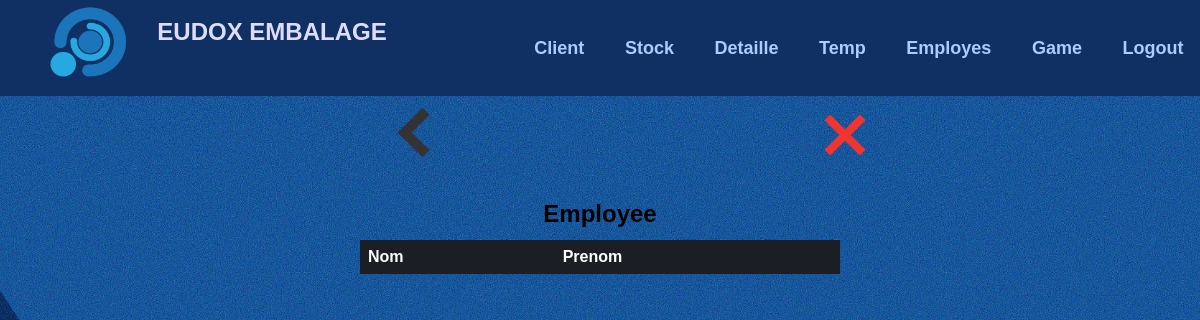
The app's page /work/view, older data.
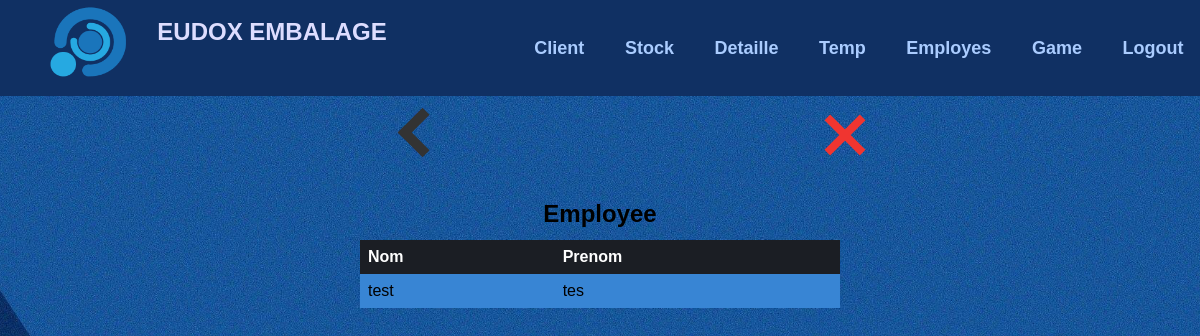
The same page, newer data.
### tables this page shows
CREATE TABLE worker (
        id INTEGER PRIMARY KEY AUTOINCREMENT,
        first_name TEXT NOT NULL,
        last_name TEXT NOT NULL
    );

### app.py (the view)
@app.route('/work/view')
def view_worker():
    conn = sqlite3.connect('form_data.db')
    cursor = conn.cursor()
    cursor.execute('SELECT * FROM worker')
    data_f = cursor.fetchall()
    workers = []
    for data in data_f:
        worker = {
            'id': data[0],
            'first_name': data[1],
            'last_name': data[2]
        }
        workers.append(worker)
    conn.close()
    return render_template('w_view.html', workers=workers)

### templates/w_view.html (shortened to what this page needs)
{% extends 'main.html' %}
{% block top %}
<a href="/work" id="back"><div class="thick-arrow-left"></div></a>
<a href="/main" id="aclose"><div class="close"></div></a>
{% endblock %}
{% block bot %}
  <h2>Employee</h2>
  <table>
    <thead>
      <tr>
        <th>Nom</th>
        <th>Prenom</th>
      </tr>
    </thead>
  <tbody>
      {% for worker in workers %}
      <tr onclick="window.location='/work/calc/{{ worker.id }}';" style="cursor: pointer;">
        <td>{{ worker.first_name }}</td>
        <td>{{ worker.last_name }}</td>
      </tr>
      {% endfor %}
    </tbody>
  </table>
  <br>
{% endblock %}

### templates/main.html (shortened to what this page needs)
<!DOCTYPE html>
<html>
  <head>
    <link rel="stylesheet" type="text/css" href="{{ url_for('static', filename='css/style.css') }}">
    <link rel="stylesheet" type="text/css" href="{{ url_for('static', filename='css/table.css') }}">
  </head>
  <body>
    <div class="bg">
      <div class="hd">
        <img class="logo" src="{{ url_for('static', filename='assets/lll.png') }}" onclick="goToHomePage()" style="cursor: pointer;"/>
        <h2 class="fn" onclick="goToHomePage()" style="cursor: pointer;">EUDOX EMBALAGE</h2>
        <ul class="nav">
          <li><a href="/client">Client</a></li>
          <li><a href="/stock">Stock</a></li>
          <li><a href="/detail">Detaille</a></li>
          <li><a href="/time">Temp</a></li>
          <li><a href="/work">Employes</a></li>
          <li><a href="/game">Game</a></li>
          <li><a href="/">Logout</a></li>
        </ul>
      </div>
      <div class="empty"></div>
      <div class="display_frame">
        <div class="top_side">
          {% block top %}{% endblock %}
        </div>
        <div class="bot_side">
          {% block bot %}{% endblock %}
        </div>
      </div>
    </div>
  </body>
</html>

### static/css/style.css (style rules this page uses)
body, h1, h2, h3, p, ul, li { margin: 0; padding: 0; }
body { font-family: Arial, sans-serif; background-color: #155499; background-image: url('bg.jpg'); background-size: cover; background-position: center; background-attachment: fixed; transform-origin: 0 0; }
.bg { background-size: cover; background-repeat: no-repeat; height: 100vh; }
.hd { background: #103063; width: 100%; height: 12%; display: flex; text-align: center; position: fixed; top: 0; left: 0; z-index: 10; }
.logo { padding-top: 0.4%; margin-left: 4%; margin-right: 2%; height: 75px; width: 80px; }
.fn { text-align: center; padding-top: 1.5%; font-family: sans-serif; width: 20%; color: #ddf; transition: 0.3s ease-out; }
.nav { margin-left: 22%; display: flex; justify-content: center; align-items: center; }
.nav li { list-style: none; margin-left: 5%; margin-right: 5%; font-size:18px; }
.nav li a { text-decoration: none; font-family: sans-serif; font-weight: bold; color: #acf; transition: 0.3s ease-out; }
.display_frame { background-size: cover; text-align: center; width: 100%; }
a { color: inherit; text-decoration: none; }
.empty { height: 10%; }
.top_side { display: flex; height: 120px; width: 100%; }
#aclose { margin-left: 28vw; }
.thick-arrow-left { margin: 35px; width: 25px; height: 25px; border: 10px solid #333; border-left: 0; border-top: 0; transform: rotate(135deg); }
#back { margin-left: 30.8%; }
.close { margin: 30px; background: #f03530; height: 50px; position: relative; width: 8px; transform: rotate(45deg); }
.close:after { background: #f03530; content: ""; height: 8px; left: -21px; position: absolute; top: 21px; width: 50px; }

### static/css/table.css (style rules this page uses)
table { border-collapse: collapse; width: 80%; margin: 10%; margin-top: 1%; }
th, td { padding: 8px; text-align: left; }
th { background-color: #1b1e24; color: #fff; }
tr:nth-child(odd) td { background-color: #3885d4; }

### templates/w_view.html (style rules this page uses)
table { border-collapse: collapse; width: 40%; margin: 30%; margin-top: 1%; }

Row changes from the older to the newer data that the page shows:
added worker: first_name "test", last_name "tes"
